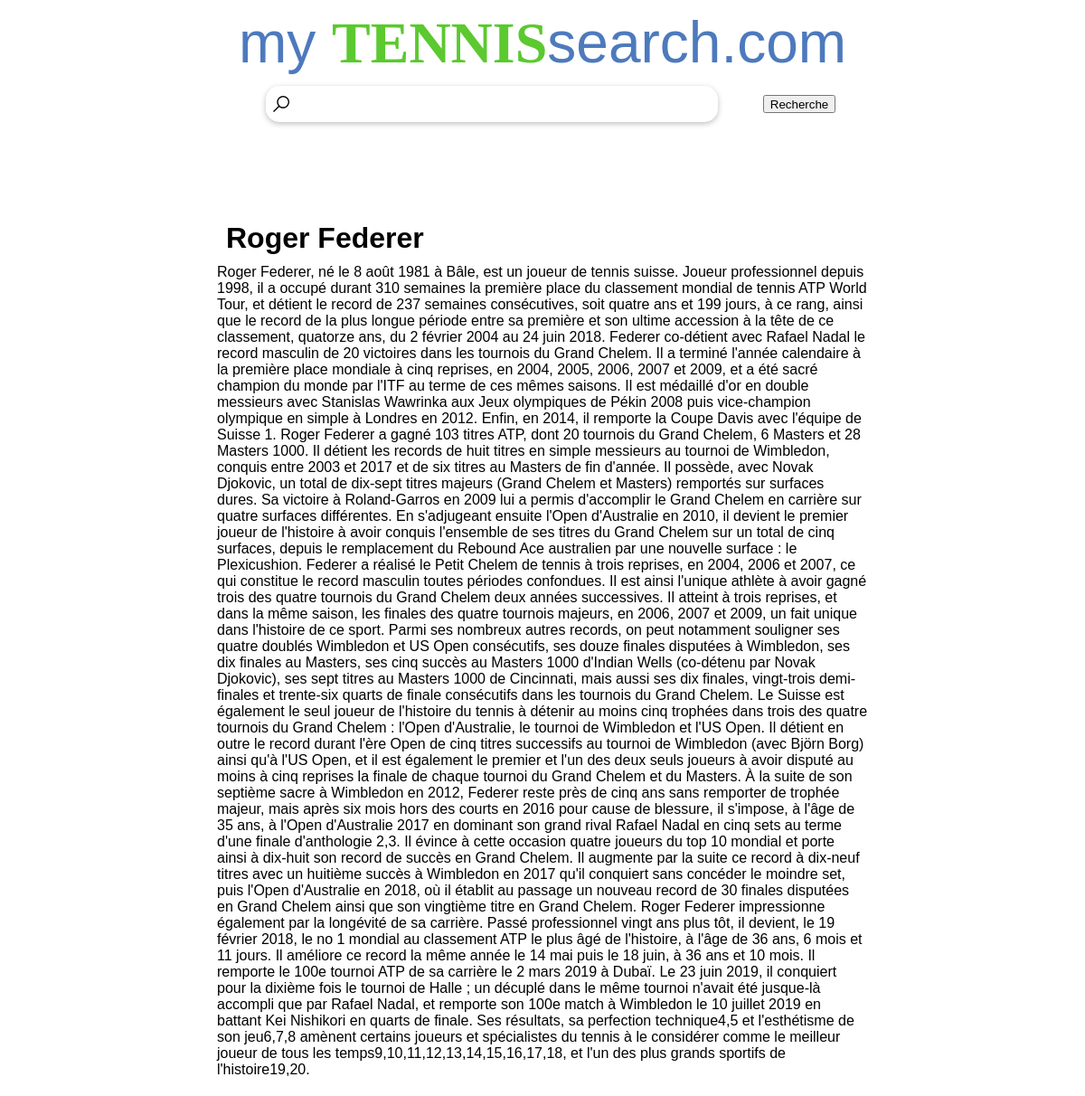
Screenshot of /element.php?id=1 with the database file from the repository.
### tables this page shows
CREATE TABLE `sportifs` (
  `id` int(11) NOT NULL,
  `nom_complet` varchar(255) NOT NULL,
  `bio` longtext NOT NULL
);

### moteur/moteur_element.php (called while the page is built, shortened)
<?php
function moteur_de_recherche_element()
    {
        $bdd = connection_bdd();
        $id = $_GET['id'];
        $req_search = $bdd->prepare("SELECT * FROM sportifs WHERE id = ?");
        $req_search->execute(array("$id"));
        $res = $req_search->fetch();
        return $res;
    }

### element.php (the view, shortened to what this page needs)
<?php
include('moteur/moteur_element.php');
$resultat = moteur_de_recherche_element();
?>
<!doctype html>
<html lang="fr">
<head>
  <link rel="stylesheet" href="style/style.css">
</head>
<html>
<body>
<main>
<div id="conteneur_titre">
  <a id="titre_principal" href="index.php">my <span id="couleur_titre">TENNIS</span>search.com</a>
</div>
<div id="div_recherche">
    <img id="loupe" src="style/loupe.svg" alt="">
      <div id="conteneur_input_resultat_autocompl">
          <input id="input_recherche" type="text" nom="recherche">
      </div>
    <button id="boutton_recherche">Recherche</button>
</div>
<section id="resultatrecherche_element">
  <div id="conteneur_elements">
    <h1><?=$resultat['nom_complet'];?></h1>
    <p><?=$resultat['bio'];?></p>
  </div>
</section>
</main>
</body>
</html>

### style/style.css (style rules this page uses)
* { margin : 0px; padding: 0px; }
html { height: 100vh; font-family: "Optima", sans-serif; }
#conteneur_titre { display: flex; justify-content: center; align-items: center; }
#couleur_titre { color: rgb(91, 201, 47); font-weight: bold; font-family: "Snell Roundhand", cursive; }
#titre_principal { text-decoration: none; color: rgb(77, 122, 189); font-size: 4rem; padding: 10px; }
#div_recherche { display: flex; justify-content: center; }
#div_recherche button { height: 20px; width: 80px; margin-top: 10px; margin-left: 50px; }
#conteneur_input_resultat_autocompl { box-shadow: 0px 2px 6px rgb(192, 192, 192); border-radius: 15px; display: flex; justify-content: center; align-items: center; flex-direction: column; width: 500px; }
#loupe { width: 18px; height: 18px; transform: translate(26px, 11px); }
#input_recherche { height: 40px; width: 440px; border-radius: 15px; border: none; padding-left: 10px; }
#resultatrecherche_element { margin-top: 10vh; display: flex; flex-direction: column; justify-content: center; align-items: center; }
#conteneur_elements { width: 60%; padding: 20px; }
#conteneur_elements h1 { margin: 10px; font-size: 2rem; }

### rows the page displays
sportifs: nom_complet "Roger Federer", bio "Roger Federer, né le 8 août 1981 à Bâle, est un joueur de tennis suisse. Joueur professionnel depuis 1998, il a occupé durant 310 semaines la première place du classement mondial de tennis ATP World Tour, et détient le record de 237 semaines consécutives, soit quatre ans et 199 jours, à ce rang, ainsi que le record de la plus longue période entre sa première et son ultime accession à la tête de ce classement, quatorze ans, du 2 février 2004 au 24 juin 2018. Federer co-détient avec Rafael Nadal le record masculin de 20 victoires dans les tournois du Grand Chelem. Il a terminé l'année calendaire à la première place mondiale à cinq reprises, en 2004, 2005, 2006, 2007 et 2009, et a été sacré…"
